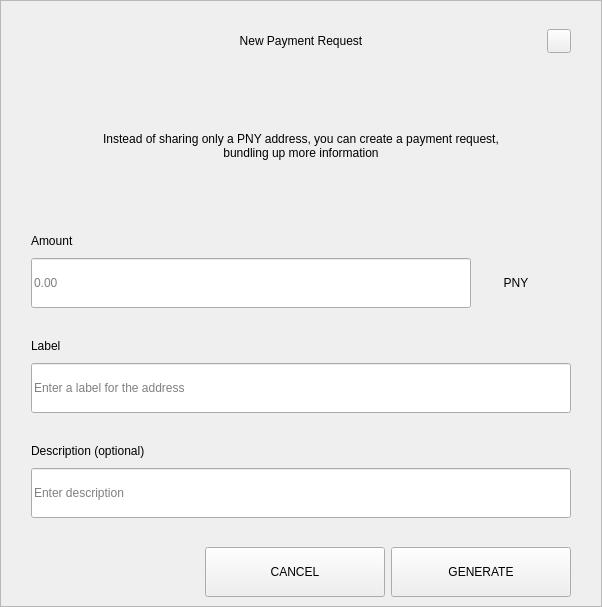
<?xml version="1.0" encoding="UTF-8"?>
<ui version="4.0">
 <class>RequestDialog</class>
 <widget class="QDialog" name="RequestDialog">
  <property name="geometry">
   <rect>
    <x>0</x>
    <y>0</y>
    <width>602</width>
    <height>607</height>
   </rect>
  </property>
  <property name="windowTitle">
   <string>Dialog</string>
  </property>
  <layout class="QVBoxLayout" name="verticalLayout_5">
   <property name="spacing">
    <number>0</number>
   </property>
   <property name="leftMargin">
    <number>0</number>
   </property>
   <property name="topMargin">
    <number>0</number>
   </property>
   <property name="rightMargin">
    <number>0</number>
   </property>
   <property name="bottomMargin">
    <number>0</number>
   </property>
   <item>
    <widget class="QFrame" name="frame">
     <property name="styleSheet">
      <string notr="true"/>
     </property>
     <property name="frameShape">
      <enum>QFrame::StyledPanel</enum>
     </property>
     <property name="frameShadow">
      <enum>QFrame::Raised</enum>
     </property>
     <layout class="QVBoxLayout" name="verticalLayout_4" stretch="1,0,0">
      <property name="spacing">
       <number>0</number>
      </property>
      <property name="leftMargin">
       <number>30</number>
      </property>
      <property name="topMargin">
       <number>20</number>
      </property>
      <property name="rightMargin">
       <number>30</number>
      </property>
      <property name="bottomMargin">
       <number>0</number>
      </property>
      <item>
       <layout class="QHBoxLayout" name="horizontalLayout_3">
        <property name="spacing">
         <number>0</number>
        </property>
        <item>
         <spacer name="horizontalSpacer_21">
          <property name="orientation">
           <enum>Qt::Horizontal</enum>
          </property>
          <property name="sizeHint" stdset="0">
           <size>
            <width>40</width>
            <height>20</height>
           </size>
          </property>
         </spacer>
        </item>
        <item>
         <widget class="QLabel" name="labelTitle">
          <property name="minimumSize">
           <size>
            <width>0</width>
            <height>40</height>
           </size>
          </property>
          <property name="maximumSize">
           <size>
            <width>16777215</width>
            <height>40</height>
           </size>
          </property>
          <property name="styleSheet">
           <string notr="true">padding-left:24px;</string>
          </property>
          <property name="text">
           <string>New Payment Request</string>
          </property>
          <property name="alignment">
           <set>Qt::AlignCenter</set>
          </property>
          <property name="margin">
           <number>7</number>
          </property>
         </widget>
        </item>
        <item>
         <spacer name="horizontalSpacer">
          <property name="orientation">
           <enum>Qt::Horizontal</enum>
          </property>
          <property name="sizeHint" stdset="0">
           <size>
            <width>40</width>
            <height>20</height>
           </size>
          </property>
         </spacer>
        </item>
        <item>
         <widget class="QPushButton" name="btnEsc">
          <property name="minimumSize">
           <size>
            <width>24</width>
            <height>24</height>
           </size>
          </property>
          <property name="maximumSize">
           <size>
            <width>24</width>
            <height>24</height>
           </size>
          </property>
          <property name="focusPolicy">
           <enum>Qt::NoFocus</enum>
          </property>
          <property name="text">
           <string/>
          </property>
         </widget>
        </item>
       </layout>
      </item>
      <item>
       <widget class="QStackedWidget" name="stack">
        <property name="minimumSize">
         <size>
          <width>540</width>
          <height>0</height>
         </size>
        </property>
        <property name="maximumSize">
         <size>
          <width>540</width>
          <height>16777215</height>
         </size>
        </property>
        <property name="currentIndex">
         <number>0</number>
        </property>
        <widget class="QWidget" name="page_1">
         <property name="minimumSize">
          <size>
           <width>540</width>
           <height>0</height>
          </size>
         </property>
         <property name="maximumSize">
          <size>
           <width>540</width>
           <height>16777215</height>
          </size>
         </property>
         <layout class="QVBoxLayout" name="layout1">
          <property name="spacing">
           <number>0</number>
          </property>
          <property name="leftMargin">
           <number>0</number>
          </property>
          <property name="topMargin">
           <number>0</number>
          </property>
          <property name="rightMargin">
           <number>0</number>
          </property>
          <property name="bottomMargin">
           <number>0</number>
          </property>
          <item>
           <spacer name="verticalSpacer_21">
            <property name="orientation">
             <enum>Qt::Vertical</enum>
            </property>
            <property name="sizeType">
             <enum>QSizePolicy::Fixed</enum>
            </property>
            <property name="sizeHint" stdset="0">
             <size>
              <width>20</width>
              <height>30</height>
             </size>
            </property>
           </spacer>
          </item>
          <item alignment="Qt::AlignHCenter">
           <widget class="QLabel" name="labelMessage">
            <property name="minimumSize">
             <size>
              <width>400</width>
              <height>50</height>
             </size>
            </property>
            <property name="text">
             <string>Instead of sharing only a PNY address, you can create a payment request, bundling up more information</string>
            </property>
            <property name="alignment">
             <set>Qt::AlignCenter</set>
            </property>
            <property name="wordWrap">
             <bool>true</bool>
            </property>
           </widget>
          </item>
          <item alignment="Qt::AlignBottom">
           <widget class="QWidget" name="containerAmount" native="true">
            <layout class="QVBoxLayout" name="verticalLayout">
             <property name="spacing">
              <number>9</number>
             </property>
             <property name="leftMargin">
              <number>0</number>
             </property>
             <property name="topMargin">
              <number>0</number>
             </property>
             <property name="rightMargin">
              <number>0</number>
             </property>
             <property name="bottomMargin">
              <number>0</number>
             </property>
             <item>
              <widget class="QLabel" name="labelSubtitleAmount">
               <property name="minimumSize">
                <size>
                 <width>350</width>
                 <height>16</height>
                </size>
               </property>
               <property name="maximumSize">
                <size>
                 <width>16777215</width>
                 <height>16</height>
                </size>
               </property>
               <property name="text">
                <string>Amount</string>
               </property>
              </widget>
             </item>
             <item alignment="Qt::AlignTop">
              <widget class="QWidget" name="layoutAmount" native="true">
               <layout class="QHBoxLayout" name="horizontalLayout" stretch="2,0">
                <property name="spacing">
                 <number>0</number>
                </property>
                <property name="leftMargin">
                 <number>0</number>
                </property>
                <property name="topMargin">
                 <number>0</number>
                </property>
                <property name="rightMargin">
                 <number>0</number>
                </property>
                <property name="bottomMargin">
                 <number>0</number>
                </property>
                <item>
                 <widget class="QLineEdit" name="lineEditAmount">
                  <property name="minimumSize">
                   <size>
                    <width>0</width>
                    <height>50</height>
                   </size>
                  </property>
                  <property name="maximumSize">
                   <size>
                    <width>16777215</width>
                    <height>50</height>
                   </size>
                  </property>
                  <property name="placeholderText">
                   <string notr="true">0.00</string>
                  </property>
                 </widget>
                </item>
                <item>
                 <widget class="QWidget" name="comboContainer" native="true">
                  <property name="minimumSize">
                   <size>
                    <width>100</width>
                    <height>50</height>
                   </size>
                  </property>
                  <property name="maximumSize">
                   <size>
                    <width>16777215</width>
                    <height>50</height>
                   </size>
                  </property>
                  <layout class="QHBoxLayout" name="horizontalLayout_31">
                   <property name="spacing">
                    <number>0</number>
                   </property>
                   <property name="leftMargin">
                    <number>0</number>
                   </property>
                   <property name="topMargin">
                    <number>0</number>
                   </property>
                   <property name="rightMargin">
                    <number>10</number>
                   </property>
                   <property name="bottomMargin">
                    <number>0</number>
                   </property>
                   <item>
                    <widget class="QLabel" name="comboBoxCoin">
                     <property name="text">
                      <string>PNY</string>
                     </property>
                     <property name="alignment">
                      <set>Qt::AlignCenter</set>
                     </property>
                    </widget>
                   </item>
                  </layout>
                 </widget>
                </item>
               </layout>
              </widget>
             </item>
            </layout>
           </widget>
          </item>
          <item>
           <spacer name="verticalSpacer_31">
            <property name="orientation">
             <enum>Qt::Vertical</enum>
            </property>
            <property name="sizeType">
             <enum>QSizePolicy::Fixed</enum>
            </property>
            <property name="sizeHint" stdset="0">
             <size>
              <width>20</width>
              <height>30</height>
             </size>
            </property>
           </spacer>
          </item>
          <item>
           <layout class="QVBoxLayout" name="verticalLayoutLabel">
            <property name="spacing">
             <number>9</number>
            </property>
            <item>
             <widget class="QLabel" name="labelSubtitleLabel">
              <property name="minimumSize">
               <size>
                <width>0</width>
                <height>16</height>
               </size>
              </property>
              <property name="maximumSize">
               <size>
                <width>16777215</width>
                <height>16</height>
               </size>
              </property>
              <property name="text">
               <string>Label</string>
              </property>
             </widget>
            </item>
            <item>
             <widget class="QLineEdit" name="lineEditLabel">
              <property name="minimumSize">
               <size>
                <width>0</width>
                <height>50</height>
               </size>
              </property>
              <property name="maximumSize">
               <size>
                <width>16777215</width>
                <height>50</height>
               </size>
              </property>
              <property name="placeholderText">
               <string>Enter a label for the address</string>
              </property>
             </widget>
            </item>
           </layout>
          </item>
          <item>
           <spacer name="verticalSpacer_34">
            <property name="orientation">
             <enum>Qt::Vertical</enum>
            </property>
            <property name="sizeType">
             <enum>QSizePolicy::Fixed</enum>
            </property>
            <property name="sizeHint" stdset="0">
             <size>
              <width>20</width>
              <height>30</height>
             </size>
            </property>
           </spacer>
          </item>
          <item>
           <layout class="QVBoxLayout" name="verticalLayoutDescription">
            <property name="spacing">
             <number>9</number>
            </property>
            <item>
             <widget class="QLabel" name="labelSubtitleDescription">
              <property name="minimumSize">
               <size>
                <width>0</width>
                <height>16</height>
               </size>
              </property>
              <property name="maximumSize">
               <size>
                <width>16777215</width>
                <height>16</height>
               </size>
              </property>
              <property name="text">
               <string>Description (optional)</string>
              </property>
             </widget>
            </item>
            <item>
             <widget class="QLineEdit" name="lineEditDescription">
              <property name="minimumSize">
               <size>
                <width>0</width>
                <height>50</height>
               </size>
              </property>
              <property name="maximumSize">
               <size>
                <width>16777215</width>
                <height>50</height>
               </size>
              </property>
              <property name="placeholderText">
               <string>Enter description</string>
              </property>
             </widget>
            </item>
            <item>
             <spacer name="verticalSpacer_4">
              <property name="orientation">
               <enum>Qt::Vertical</enum>
              </property>
              <property name="sizeType">
               <enum>QSizePolicy::Fixed</enum>
              </property>
              <property name="sizeHint" stdset="0">
               <size>
                <width>20</width>
                <height>20</height>
               </size>
              </property>
             </spacer>
            </item>
           </layout>
          </item>
         </layout>
        </widget>
        <widget class="QWidget" name="page_2">
         <layout class="QVBoxLayout" name="layout2">
          <item>
           <spacer name="verticalSpacer_5">
            <property name="orientation">
             <enum>Qt::Vertical</enum>
            </property>
            <property name="sizeType">
             <enum>QSizePolicy::Fixed</enum>
            </property>
            <property name="sizeHint" stdset="0">
             <size>
              <width>20</width>
              <height>50</height>
             </size>
            </property>
           </spacer>
          </item>
          <item alignment="Qt::AlignHCenter">
           <widget class="QLabel" name="labelQrImg">
            <property name="minimumSize">
             <size>
              <width>260</width>
              <height>260</height>
             </size>
            </property>
            <property name="maximumSize">
             <size>
              <width>260</width>
              <height>260</height>
             </size>
            </property>
            <property name="text">
             <string/>
            </property>
            <property name="alignment">
             <set>Qt::AlignCenter</set>
            </property>
           </widget>
          </item>
          <item>
           <spacer name="verticalSpacer_2">
            <property name="orientation">
             <enum>Qt::Vertical</enum>
            </property>
            <property name="sizeType">
             <enum>QSizePolicy::Fixed</enum>
            </property>
            <property name="sizeHint" stdset="0">
             <size>
              <width>20</width>
              <height>30</height>
             </size>
            </property>
           </spacer>
          </item>
          <item alignment="Qt::AlignHCenter">
           <widget class="QLabel" name="labelAddress">
            <property name="text">
             <string>P7VFR83SQbiezrW72hjcWJtcfip5krte2Z </string>
            </property>
           </widget>
          </item>
          <item>
           <spacer name="verticalSpacer_32">
            <property name="orientation">
             <enum>Qt::Vertical</enum>
            </property>
            <property name="sizeType">
             <enum>QSizePolicy::Expanding</enum>
            </property>
            <property name="sizeHint" stdset="0">
             <size>
              <width>20</width>
              <height>20</height>
             </size>
            </property>
           </spacer>
          </item>
          <item>
           <layout class="QHBoxLayout" name="horizontal">
            <property name="leftMargin">
             <number>20</number>
            </property>
            <property name="rightMargin">
             <number>20</number>
            </property>
            <property name="bottomMargin">
             <number>20</number>
            </property>
            <item>
             <spacer name="horizontalSpacer_4">
              <property name="orientation">
               <enum>Qt::Horizontal</enum>
              </property>
              <property name="sizeHint" stdset="0">
               <size>
                <width>40</width>
                <height>20</height>
               </size>
              </property>
             </spacer>
            </item>
            <item>
             <widget class="QPushButton" name="btnCopyAddress">
              <property name="minimumSize">
               <size>
                <width>180</width>
                <height>50</height>
               </size>
              </property>
              <property name="text">
               <string>COPY ADDRESS</string>
              </property>
             </widget>
            </item>
            <item>
             <widget class="QPushButton" name="btnCopyUrl">
              <property name="minimumSize">
               <size>
                <width>180</width>
                <height>50</height>
               </size>
              </property>
              <property name="text">
               <string>COPY URL</string>
              </property>
             </widget>
            </item>
            <item>
             <spacer name="horizontalSpacer_2">
              <property name="orientation">
               <enum>Qt::Horizontal</enum>
              </property>
              <property name="sizeHint" stdset="0">
               <size>
                <width>40</width>
                <height>20</height>
               </size>
              </property>
             </spacer>
            </item>
           </layout>
          </item>
         </layout>
        </widget>
       </widget>
      </item>
      <item>
       <widget class="QWidget" name="buttonsStack" native="true">
        <layout class="QHBoxLayout" name="horizontalLayout_5">
         <property name="leftMargin">
          <number>20</number>
         </property>
         <property name="rightMargin">
          <number>0</number>
         </property>
         <item>
          <spacer name="horizontalSpacer_41">
           <property name="orientation">
            <enum>Qt::Horizontal</enum>
           </property>
           <property name="sizeHint" stdset="0">
            <size>
             <width>40</width>
             <height>20</height>
            </size>
           </property>
          </spacer>
         </item>
         <item>
          <widget class="QPushButton" name="btnCancel">
           <property name="minimumSize">
            <size>
             <width>180</width>
             <height>50</height>
            </size>
           </property>
           <property name="focusPolicy">
            <enum>Qt::NoFocus</enum>
           </property>
           <property name="text">
            <string>CANCEL</string>
           </property>
          </widget>
         </item>
         <item>
          <widget class="QPushButton" name="btnSave">
           <property name="minimumSize">
            <size>
             <width>180</width>
             <height>50</height>
            </size>
           </property>
           <property name="focusPolicy">
            <enum>Qt::NoFocus</enum>
           </property>
           <property name="text">
            <string>GENERATE</string>
           </property>
          </widget>
         </item>
        </layout>
       </widget>
      </item>
     </layout>
    </widget>
   </item>
  </layout>
 </widget>
 <resources/>
 <connections/>
</ui>
